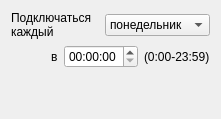
                      <widget class="QWidget" name="page_7">
                       <layout class="QGridLayout" name="gridLayout_5">
                        <item row="0" column="0">
                         <layout class="QHBoxLayout" name="horizontalLayout_32">
                          <item>
                           <widget class="QLabel" name="label_19">
                            <property name="text">
                             <string>Подключаться&lt;br&gt;каждый</string>
                            </property>
                           </widget>
                          </item>
                          <item>
                           <widget class="QComboBox" name="comboBox_EveryweekMode_Week">
                            <item>
                             <property name="text">
                              <string>понедельник</string>
                             </property>
                            </item>
                            <item>
                             <property name="text">
                              <string>вторник</string>
                             </property>
                            </item>
                            <item>
                             <property name="text">
                              <string>среду</string>
                             </property>
                            </item>
                            <item>
                             <property name="text">
                              <string>четверг</string>
                             </property>
                            </item>
                            <item>
                             <property name="text">
                              <string>пятницу</string>
                             </property>
                            </item>
                            <item>
                             <property name="text">
                              <string>субботу</string>
                             </property>
                            </item>
                            <item>
                             <property name="text">
                              <string>воскресенье</string>
                             </property>
                            </item>
                           </widget>
                          </item>
                         </layout>
                        </item>
                        <item row="1" column="0">
                         <layout class="QHBoxLayout" name="horizontalLayout_28">
                          <item>
                           <spacer name="horizontalSpacer_9">
                            <property name="orientation">
                             <enum>Qt::Horizontal</enum>
                            </property>
                            <property name="sizeHint" stdset="0">
                             <size>
                              <width>40</width>
                              <height>20</height>
                             </size>
                            </property>
                           </spacer>
                          </item>
                          <item>
                           <widget class="QLabel" name="label_20">
                            <property name="text">
                             <string>в</string>
                            </property>
                           </widget>
                          </item>
                          <item>
                           <widget class="QTimeEdit" name="timeEdit_EveryweekMode_Time"/>
                          </item>
                          <item>
                           <widget class="QLabel" name="label_97">
                            <property name="text">
                             <string>(0:00-23:59)</string>
                            </property>
                           </widget>
                          </item>
                         </layout>
                        </item>
                        <item row="2" column="0">
                         <spacer name="verticalSpacer_3">
                          <property name="orientation">
                           <enum>Qt::Vertical</enum>
                          </property>
                          <property name="sizeType">
                           <enum>QSizePolicy::Fixed</enum>
                          </property>
                          <property name="sizeHint" stdset="0">
                           <size>
                            <width>20</width>
                            <height>40</height>
                           </size>
                          </property>
                         </spacer>
                        </item>
                       </layout>
                      </widget>
